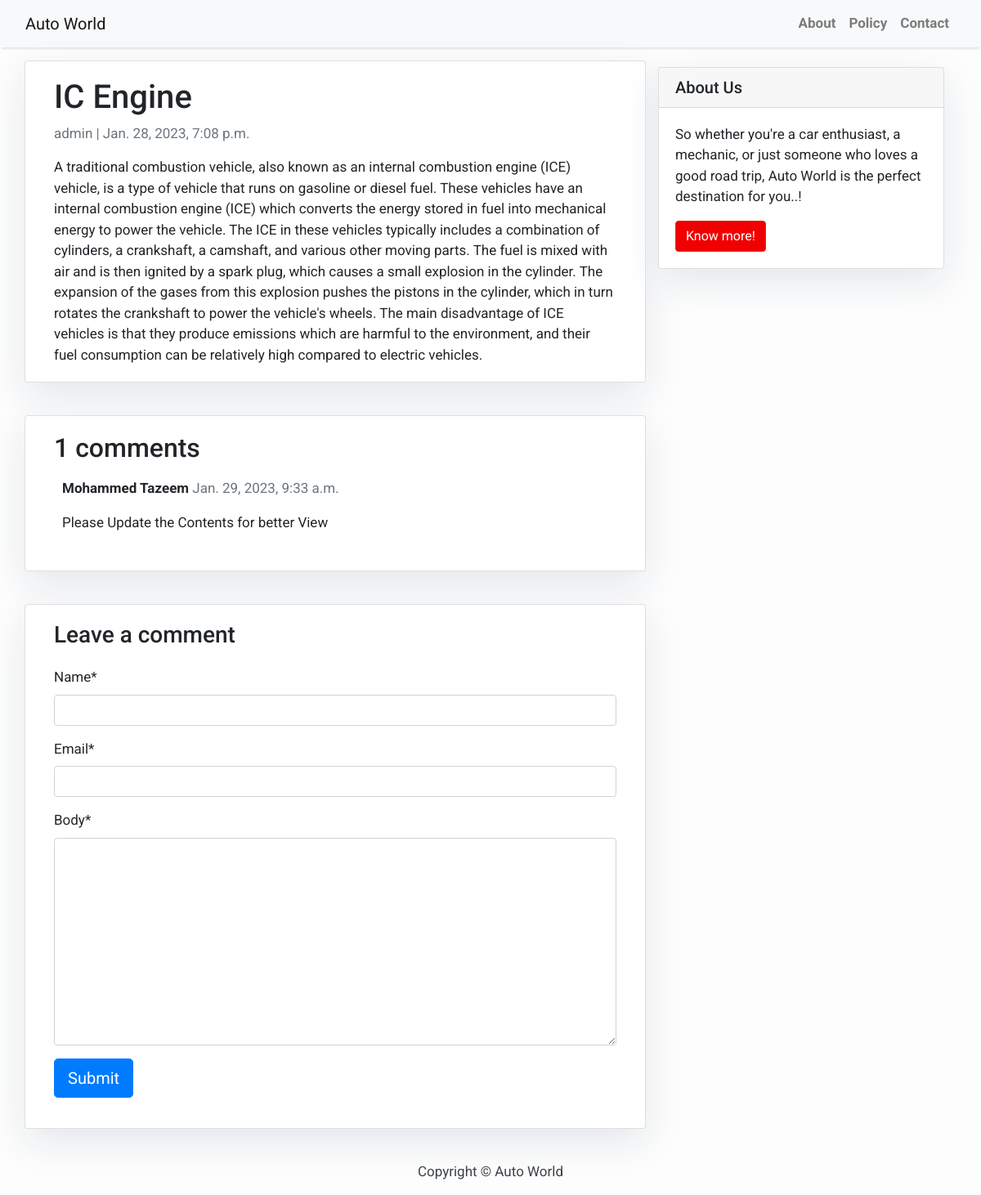
/Combustion_Vehicle/, run on the app's committed database.
### blog/models.py (models this page shows, shortened)
class Post(models.Model):
    title = models.CharField(max_length=200, unique=True)
    slug = models.SlugField(max_length=200, unique=True)
    author = models.ForeignKey(User, on_delete= models.CASCADE,related_name='blog_posts')
    updated_on = models.DateTimeField(auto_now= True)
    content = models.TextField()
    created_on = models.DateTimeField(auto_now_add=True)
    status = models.IntegerField(choices=STATUS, default=0)
    class Meta:
        ordering = ['-created_on']

class Comment(models.Model):
    post = models.ForeignKey(Post,on_delete=models.CASCADE, related_name = 'comments')
    name = models.CharField(max_length=50)
    email = models.EmailField()
    body = models.TextField()
    created_on  = models.DateTimeField(auto_now_add=True)
    active = models.BooleanField(default  = False)
    class Meta:
        ordering = ['created_on']

### blog/views.py (the view)
# urls.py: path('<slug:slug>/', views.post_detail, name='post_detail')
def post_detail(request, slug):
    template_name = 'post_detail.html'
    post = get_object_or_404(Post, slug=slug)
    comments = post.comments.filter(active=True)
    new_comment = None
    if request.method == 'POST':
        comment_form = CommentForm(data=request.POST)
        if comment_form.is_valid():
            new_comment = comment_form.save(commit=False)
            new_comment.post = post
            new_comment.save()
    else:
        comment_form = CommentForm()
    return render(request, template_name, {'post': post,
                                           'comments': comments,
                                           'new_comment': new_comment,
                                           'comment_form': comment_form})

### blog/forms.py
class CommentForm(forms.ModelForm):
    class Meta:
        model = Comment
        fields = ('name', 'email', 'body')

### templates/post_detail.html (shortened to what this page needs)
{% extends 'base.html' %} {% block content %}
<div class="container">
  <div class="row">
    <div class="col-md-8 card mb-4  mt-3 left  top">
      <div class="card-body">
        <h1>{% block title %} {{ post.title }} {% endblock title %}</h1>
        <p class=" text-muted">{{ post.author }} | {{ post.created_on }}</p>
        <p class="card-text ">{{ post.content | safe }}</p>
      </div>
    </div>
    {% block sidebar %} {% include 'sidebar.html' %} {% endblock sidebar %}
    <div class="col-md-8 card mb-4  mt-3 ">
      <div class="card-body">
        <h2>{{ comments.count }} comments</h2>
        {% for comment in comments %}
        <div class="comments" style="padding: 10px;">
          <p class="font-weight-bold">
            {{ comment.name }}
            <span class=" text-muted font-weight-normal">
              {{ comment.created_on }}
            </span>
          </p>
          {{ comment.body | linebreaks }}
        </div>
        {% endfor %}
      </div>
    </div>
    <div class="col-md-8 card mb-4  mt-3 ">
      <div class="card-body">
        {% if new_comment %}
        <div class="alert alert-success" role="alert">
          Your comment is awaiting moderation
        </div>
        {% else %}
        <h3>Leave a comment</h3>
        {% load crispy_forms_tags %}
        <form method="post" style="margin-top: 1.3em;">
          {{ comment_form | crispy }}
          <button type="submit" class="btn btn-primary  btn-lg">Submit</button>
        </form>
        {% endif %}
      </div>
    </div>
  </div>
</div>
{% endblock content %}

### static/css/styles.css (style rules this page uses)
body { font-family: "Roboto", sans-serif; font-size: 17px; background-color: #fdfdfd; }

### templates/base.html (style rules this page uses)
body { font-family: "Roboto", sans-serif; font-size: 17px; background-color: #fdfdfd; }

### templates/sidebar.html (style rules this page uses)
.card { box-shadow: 0 16px 48px #e3e7eb; }

### data on the page
Post: title "IC Engine", author "admin", created_on "Jan. 28, 2023, 7:08 p.m.", content "A traditional combustion vehicle, also known as an internal combustion engine (ICE) vehicle, is a type of vehicle that runs on gasoline or diesel fuel. These vehicles have an internal combustion engine (ICE) which converts the energy stored in fuel into mechanical energy to power the vehicle. The ICE in these vehicles typically includes a combination of cylinders, a crankshaft, a camshaft, and various other moving parts. The fuel is mixed with air and is then ignited by a spark plug, which causes a small explosion in the cylinder. The expansion of the gases from this explosion pushes the pistons in the cylinder, which in turn rotates the crankshaft to power the vehicle's wheels. The main…"
Comment: name "Mohammed Tazeem", created_on "Jan. 29, 2023, 9:33 a.m.", body "Please Update the Contents for better View"

### other printed values
{{ comments.count }} "1"
